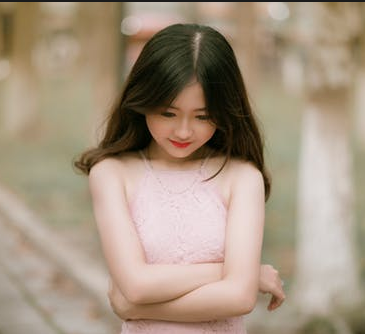
//> input picture project_code/images/test.png, 365 x 334 px
$ ./VC_FANFUHAN_OPENCV038   (built with g++ and OpenCV 4)
//> lines starting //> are read from the running program, lines starting //| are printed output that depends on the picture
// VC_FANFUHAN_OPENCV038.cpp : 定義主控台應用程式的進入點。
//
/*
// Debug | x32
通用屬性
| C/C++
|	| 一般
|		| 其他 Include 目錄 -> C:\opencv\build\include
|
| 連結器
| 	|一一般
|		|  其他程式庫目錄 -> C:\opencv\build\x64\vc15\lib
|
| 	|一輸入
|		| 其他相依性 -> opencv_world411d.lib;%(AdditionalDependencies)

// Releas | x64
組態屬性
| C/C++
|	| 一般
|		| 其他 Include 目錄 -> C:\opencv\build\include
|
| 連結器
| 	|一般
|		| 其他程式庫目錄 -> C:\opencv\build\x64\vc15\lib
|
| 	|一輸入
|		| 其他相依性 -> opencv_world411.lib;%(AdditionalDependencies)

*/

#include "stdafx.h"
#include <iostream>
#include <opencv2/opencv.hpp>
#include <opencv2/core/core.hpp>
#include <opencv2/highgui/highgui.hpp>

using namespace std;
using namespace cv;

void blur_demo(Mat &image, Mat &sum);
void edge_demo(Mat &image, Mat &sum);
int getblockSum(Mat &sum, int x1, int y1, int x2, int y2, int i);

void showHistogram(InputArray src, cv::String StrTitle);
void backProjection_demo(Mat &mat, Mat &model);
void blur3x3(Mat &src, Mat *det);

void add_salt_pepper_noise(Mat &image);
void add_gaussian_noise(Mat &image);

void USMImage(Mat src, Mat &usm, float fltPar);

void pyramid_up(Mat &image, vector<Mat> &pyramid_images, int level);
void pyramid_down(vector<Mat> &pyramid_images);

void laplaian_demo(vector<Mat> &pyramid_images, Mat &image);

// [5 lines left out: function pause, not called in this run]
int main()
{
	Mat src = imread("../../images/test.png");
//> src is the input picture: 334 rows x 365 cols, CV_8UC3; mean B, G, R 128.5, 147.9, 165.4

	if (src.empty())
	{
		cout << "could not load image.." << endl;
		pause();
		return -1;
	}
	else
	{
		imshow("input_src", src);
		showHistogram(src, "Histogram_input_src");

		vector<Mat> p_images;
		pyramid_up(src, p_images, 2);

		laplaian_demo(p_images, src);
		cout << "p_images size is " << p_images.size() << endl;


		waitKey(0);
		return 0;

	}

	return 0;
}

void laplaian_demo(vector<Mat> &pyramid_images, Mat &image)//拉普拉斯金字塔
{
	for (int i = pyramid_images.size() - 1; i > -1; --i)
	{
		Mat dst;
		if (i - 1 < 0)
		{
			pyrUp(pyramid_images[i], dst, image.size());
			subtract(image, dst, dst);//圖像相減
			dst = dst + Scalar(127, 127, 127); //调亮度， 实际中不能这么用
				imshow(format("laplaian_layer_%d", i), dst);
		}
		else
		{
			pyrUp(pyramid_images[i], dst, pyramid_images[i - 1].size());
			subtract(pyramid_images[i - 1], dst, dst);//圖像相減
			dst = dst + Scalar(127, 127, 127); //調亮度， 实际中不能这么用
			imshow(format("laplaian_layer_%d", i), dst);
		}
	}
}

// [17 lines left out: function pyramid_down, not called in this run]

void pyramid_up(Mat &image, vector<Mat> &pyramid_images, int level)//高斯金字塔02
{
	Mat temp = image.clone();
	Mat dst;
	for (int i = 0; i < level; ++i)
	{
		/*
		pyrDown( tmp, dst, Size( tmp.cols/2, tmp.rows/2 ))
		tmp: 當前影象， 初始化為原影象 src 。

		dst: 目的影象( 顯示影象，為輸入影象的一半)

		Size( tmp.cols/2, tmp.rows/2 ) :目的影象大小， 既然我們是向下取樣， pyrDown 期待一個一半於輸入影象( tmp)的大小。

		注意輸入影象的大小(在兩個方向)必須是2的冥，否則，將會顯示錯誤。

		最後，將輸入影象 tmp 更新為當前顯示影象, 這樣後續操作將作用於更新後的影象。

		tmp = dst;
		*/
		pyrDown(temp, dst);
		imshow(format("pyramid_up_%d", i), dst);
		temp = dst.clone();
		pyramid_images.push_back(temp);
	}
}

// [48 lines left out: functions USMImage, blur_demo, not called in this run]

/**
* 3x3 sobel 垂直边缘检测演示
*/
// [121 lines left out: functions edge_demo, getblockSum, add_gaussian_noise, add_salt_pepper_noise, blur3x3, backProjection_demo, not called in this run]

void showHistogram(InputArray src, cv::String StrTitle)//直方圖
{
//> called with StrTitle = "Histogram_input_src"
	bool blnGray = false;
	if (src.channels() == 1)
	{
		blnGray = true;
	}

	// 三通道/單通道 直方圖 紀錄陣列
	vector<Mat> bgr_plane;
	vector<Mat> gray_plane;

	// 定义参数变量
	const int channels[1] = { 0 };
	const int bins[1] = { 256 };
	float hranges[2] = { 0, 255 };
	const float *ranges[1] = { hranges };
	Mat b_hist, g_hist, r_hist, hist;
	// 计算三通道直方图
	/*
	void calcHist( const Mat* images, int nimages,const int* channels, InputArray mask,OutputArray hist, int dims, const int* histSize,const float** ranges, bool uniform=true, bool accumulate=false );
	1.輸入的圖像數組
	2.輸入數組的個數
	3.通道數
	4.掩碼
	5.直方圖
	6.直方圖維度
	7.直方圖每個維度的尺寸數組
	8.每一維數組的範圍
	9.直方圖是否是均勻
	10.配置階段不清零
	*/
	if (blnGray)
	{
		split(src, gray_plane);
		calcHist(&gray_plane[0], 1, 0, Mat(), hist, 1, bins, ranges);
	}
	else
	{
		split(src, bgr_plane);
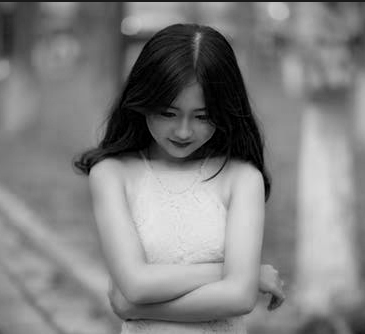
//> bgr_plane[0]: 334 rows x 365 cols, CV_8UC1; min 0, max 233, mean 128.5
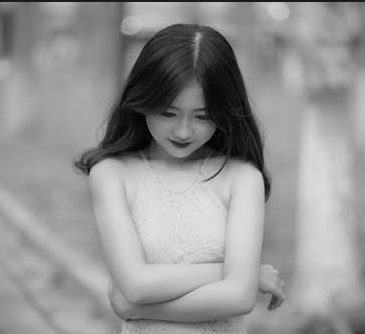
//> bgr_plane[1]: 334 rows x 365 cols, CV_8UC1; min 0, max 229, mean 147.9
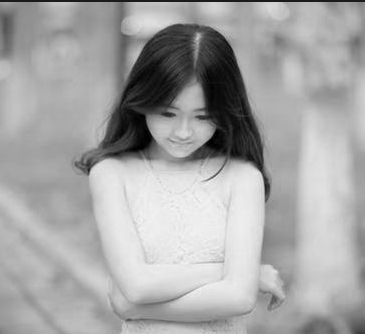
//> bgr_plane[2]: 334 rows x 365 cols, CV_8UC1; min 0, max 253, mean 165.4
		calcHist(&bgr_plane[0], 1, 0, Mat(), b_hist, 1, bins, ranges);
//> b_hist = 256 values, max 1590 at index 134, min 0 at index 234, mean 476.2
		calcHist(&bgr_plane[1], 1, 0, Mat(), g_hist, 1, bins, ranges);
//> g_hist = 256 values, max 2069 at index 154, min 0 at index 230, mean 476.2
		calcHist(&bgr_plane[2], 1, 0, Mat(), r_hist, 1, bins, ranges);
//> r_hist = 256 values, max 2151 at index 175, min 0 at index 249, mean 476.2
	}

	/*
	* 显示直方图
	*/
	int hist_w = 512;
	int hist_h = 400;
	int bin_w = cvRound((double)hist_w / bins[0]);
	Mat histImage = Mat::zeros(hist_h, hist_w, CV_8UC3);
	// 归一化直方图数据
	if (blnGray)
	{
		normalize(hist, hist, 0, histImage.rows, NORM_MINMAX, -1);
	}
	else
	{
		normalize(b_hist, b_hist, 0, histImage.rows, NORM_MINMAX, -1);
//> b_hist = 256 values, max 400 at index 134, min 0 at index 234, mean 119.8
		normalize(g_hist, g_hist, 0, histImage.rows, NORM_MINMAX, -1);
//> g_hist = 256 values, max 400 at index 154, min 0 at index 230, mean 92.07
		normalize(r_hist, r_hist, 0, histImage.rows, NORM_MINMAX, -1);
//> r_hist = 256 values, max 400 at index 175, min 0 at index 249, mean 88.56
	}

	// 绘制直方图曲线
	for (int i = 1; i < bins[0]; ++i)
	{
		if (blnGray)
		{
			line(histImage, Point(bin_w * (i - 1), hist_h - cvRound(hist.at<float>(i - 1))),
				Point(bin_w * (i), hist_h - cvRound(hist.at<float>(i))), Scalar(255, 255, 255),
				2, 8, 0);
		}
		else
		{
			line(histImage, Point(bin_w * (i - 1), hist_h - cvRound(b_hist.at<float>(i - 1))),
				Point(bin_w * (i), hist_h - cvRound(b_hist.at<float>(i))), Scalar(255, 0, 0),
				2, 8, 0);
			line(histImage, Point(bin_w * (i - 1), hist_h - cvRound(g_hist.at<float>(i - 1))),
				Point(bin_w * (i), hist_h - cvRound(g_hist.at<float>(i))), Scalar(0, 255, 0),
				2, 8, 0);
			line(histImage, Point(bin_w * (i - 1), hist_h - cvRound(r_hist.at<float>(i - 1))),
				Point(bin_w * (i), hist_h - cvRound(r_hist.at<float>(i))), Scalar(0, 0, 255),
				2, 8, 0);
		}


	}
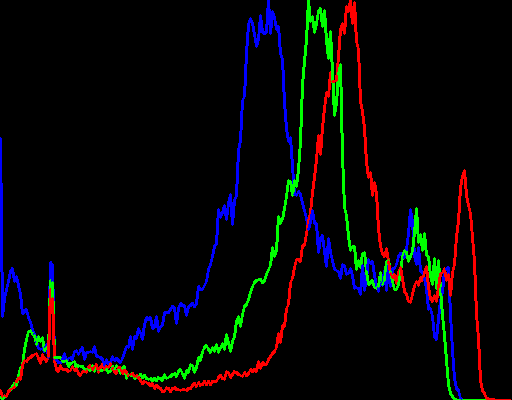
//> histImage: 400 rows x 512 cols, CV_8UC3; mean B, G, R 7.8, 6.6, 6.9
//> the loop in laplaian_demo, `for (int i = pyramid_images.size() - 1; i > -1; --i)` made 2 passes
//> pass 1, in laplaian_demo, `pyrUp(pyramid_images[i], dst, pyramid_images[i - 1].size());`:
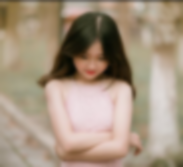
//> dst: 167 rows x 183 cols, CV_8UC3; mean B, G, R 128.6, 148, 165.5
//> pass 1, in laplaian_demo, `subtract(pyramid_images[i - 1], dst, dst);`:
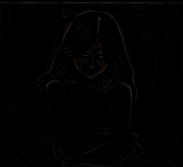
//> dst: 167 rows x 183 cols, CV_8UC3; mean B, G, R 1.5, 1.4, 1.5
//> pass 1, in laplaian_demo, `dst = dst + Scalar(127, 127, 127);`:
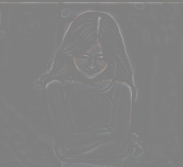
//> dst: 167 rows x 183 cols, CV_8UC3; mean B, G, R 128.5, 128.4, 128.5
//| p_images size is 2
//> (the program exits here)

$ run again, with project_code/images/basketball1.png copied over project_code/images/test.png
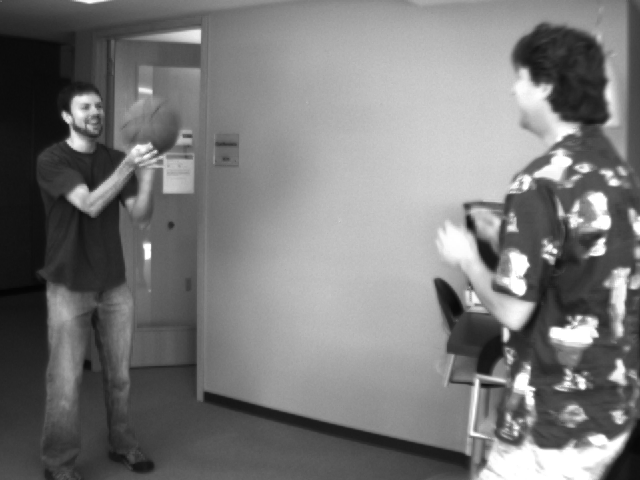
//> input picture project_code/images/basketball1.png, 640 x 480 px
//> src is the input picture: 480 rows x 640 cols, CV_8UC3; min 4, max 255, mean 120.3
//> in showHistogram, `calcHist(&bgr_plane[0], 1, 0, Mat(), b_hist, 1, bins, ranges);`: b_hist = 256 values, max 2386 at index 191, min 0 at index 0, mean 1183.2
//> in showHistogram, `calcHist(&bgr_plane[1], 1, 0, Mat(), g_hist, 1, bins, ranges);`: g_hist has the same summary as b_hist
//> in showHistogram, `calcHist(&bgr_plane[2], 1, 0, Mat(), r_hist, 1, bins, ranges);`: r_hist has the same summary as b_hist
//> in showHistogram, `normalize(b_hist, b_hist, 0, histImage.rows, NORM_MINMAX, -1);`: b_hist = 256 values, max 400 at index 191, min 0 at index 0, mean 198.4
//> in showHistogram, `normalize(g_hist, g_hist, 0, histImage.rows, NORM_MINMAX, -1);`: g_hist has the same summary as b_hist
//> in showHistogram, `normalize(r_hist, r_hist, 0, histImage.rows, NORM_MINMAX, -1);`: r_hist has the same summary as b_hist
//> after the loop in showHistogram, `for (int i = 1; i < bins[0]; ++i)`:
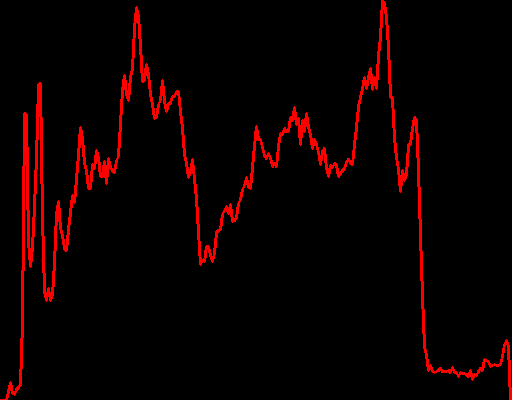
//> histImage: 400 rows x 512 cols, CV_8UC3; mean B, G, R 0, 0, 12.8
//> the loop in laplaian_demo, `for (int i = pyramid_images.size() - 1; i > -1; --i)` made 2 passes
//> pass 1, in laplaian_demo, `dst = dst + Scalar(127, 127, 127);`:
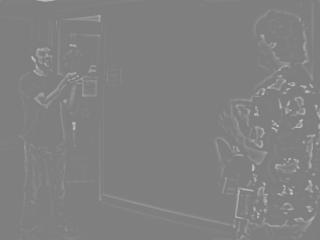
//> dst: 240 rows x 320 cols, CV_8UC3; min 127, max 199, mean 128.8
//| p_images size is 2
